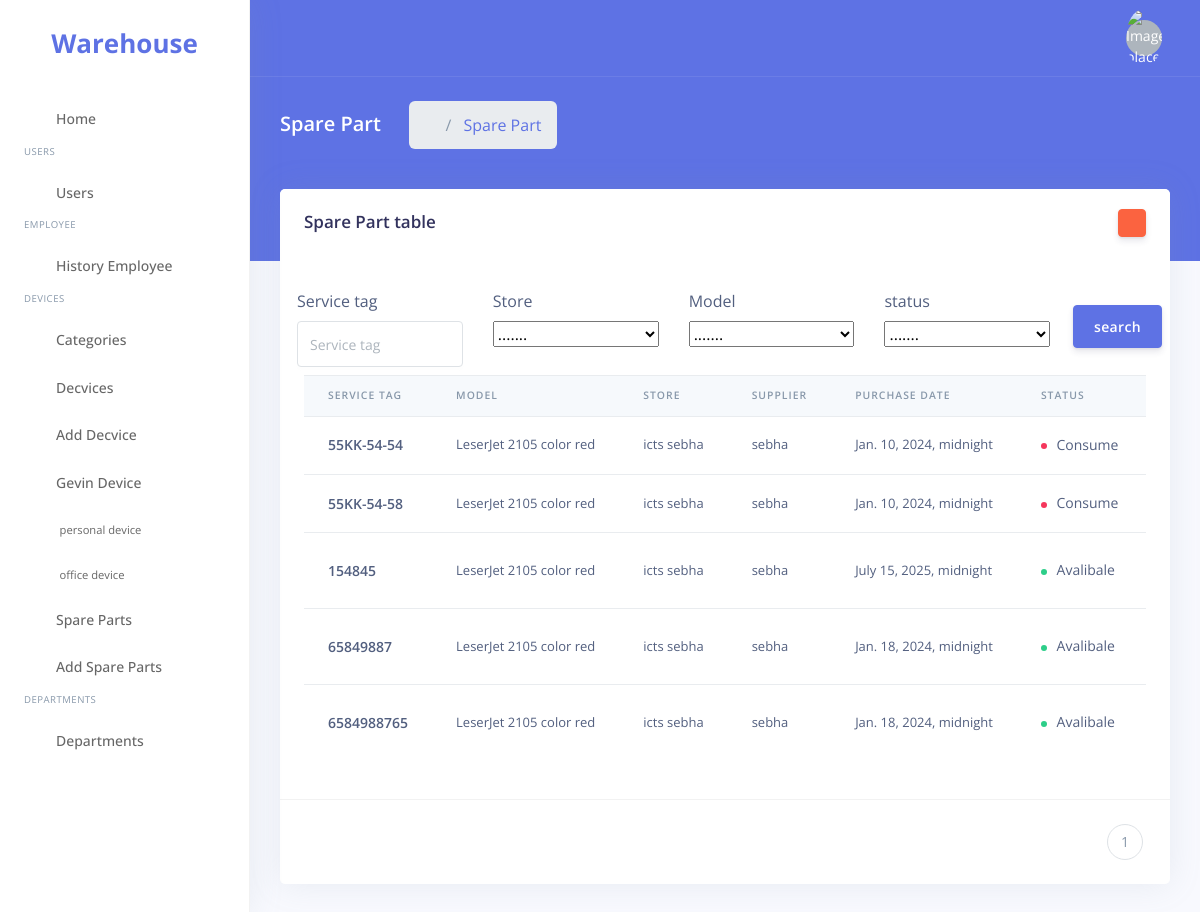
/item/spare-part/ (signed in), run on the app's committed database.
### Item/models.py (models this page shows, shortened)
class SparePart(models.Model):
    service_tag = models.CharField(max_length=150,unique=True,blank=True,null=True)
    descripe = models.TextField(blank=True,null=True)
    model = models.ForeignKey(ModelSparePart,related_name='spare_part', on_delete=models.CASCADE)
    device = models.OneToOneField(Device,null=True,blank=True,on_delete=models.CASCADE)
    status = models.BooleanField(default=True)
    store = models.ForeignKey(Store,related_name="spare_part", on_delete=models.CASCADE)
    supplier = models.CharField(max_length=50,null=True,blank=True)
    file = models.ForeignKey(DeviceFile,null=True,blank=True, on_delete=models.SET_NULL)
    Warranty_date = models.DateField(null=True,blank=True)
    created_by = models.ForeignKey(User, on_delete=models.CASCADE)
    purchase_date = models.DateTimeField(null=True,blank=True)
    created_at = models.DateTimeField(auto_now_add=True)
    modify_by = models.ForeignKey(User, related_name='modyfi_spare',null=True,blank=True,on_delete=models.CASCADE)
    modify_at = models.DateTimeField(auto_now=True)

class ModelSparePart(models.Model):
    id = models.UUIDField(primary_key=True, default=uuid.uuid4, editable=False)
    name = models.CharField(max_length=50,unique=True)
    created_at = models.DateTimeField(auto_now_add=True,blank=True,null=True)
    ubdate_at = models.DateTimeField(auto_now=True,blank=True,null=True)

class Store(models.Model):
    id = models.UUIDField(primary_key=True, default=uuid.uuid4, editable=False)
    name = models.CharField(max_length=50,unique=True)
    created_at = models.DateTimeField(auto_now_add=True,blank=True,null=True)
    ubdate_at = models.DateTimeField(auto_now=True,blank=True,null=True)

### Item/views.py (the view)
# urls.py: path('spare-part/',indexSpare,name="spare_parts.index"),
@login_required
@permission_required(['view_sparepart'])
def indexSpare(request):
    dev = SparePart.objects.all()
    if request.GET.get('model'):
        dev = dev.filter(model__id = request.GET.get('model'))
    if request.GET.get('status'):
        dev = dev.filter(status = request.GET.get('status'))
    if request.GET.get('service_tag'):
        dev = dev.filter(service_tag = request.GET.get('service_tag'))
    Spare_parts = Paginator(dev,10)
    page_number = request.GET.get('page')
    spare_parts = Spare_parts.get_page(page_number)
    model = ModelSparePart.objects.all()
    store = Store.objects.all()
    devices = Device.objects.all()
    return render(request,'spare_part/index.html',{
        'spare_parts':spare_parts,
        'range':range(1,spare_parts.paginator.num_pages+1),
        'model':model,
        'store':store,
        'devices':devices
        })

### Item/models.py (called while the page is built)
    def get_queryset(self):
        return QuerySet(self.model, using=self._db).exclude(deleted=True)

### templates/spare_part/index.html (shortened to what this page needs)
{% extends 'layouts/base.html' %}
{% block content %}
  <div class="header bg-primary pb-6">
    <div class="container-fluid">
      <div class="header-body">
        <div class="row align-items-center py-4">
          <div class="col-lg-6 col-7">
            <h6 class="h2 text-white d-inline-block mb-0">Spare Part</h6>
            <nav aria-label="breadcrumb" class="d-none d-md-inline-block ml-md-4">
              <ol class="breadcrumb breadcrumb-links breadcrumb-dark">
                <li class="breadcrumb-item">
                  <a href="#"><i class="fas fa-home"></i></a>
                </li>
                <li class="breadcrumb-item active">
                  <a href="#">Spare Part</a>
                </li>
              </ol>
            </nav>
          </div>
        </div>
      </div>
    </div>
  </div>
  <div class="container-fluid mt--6">
    <div class="row">
      <div class="col">
        <div class="card">
          <div class="card-header border-0 d-flex justify-content-between">
            <h3 class="mb-0">Spare Part table</h3>
            <a href="{% url 'item.index' %}" class="btn btn-warning btn-sm"><i class="fas fa-redo"></i></a>
          </div>
          <div class="card-body">
            <form action="" class="row">
              <div class="col-11 row p-2">
                <div class="col-md-3">
                  <label>Service tag</label>
                  <input type="text" name="service_tag" class="form-control" placeholder="Service tag" value="{{ request.GET.service_tag }}" />
                </div>
                <div class="col-md-3">
                  <label>Store</label>
                  <select name="catogry" id="catogry" class="w-100">
                    <option value="">.......</option>
                  </select>
                </div>
                <div class="col-md-3">
                  <label>Model</label>
                  <select name="model" class="w-100" id="model">
                    <option value="">.......</option>
                  </select>
                </div>
                <div class="col-md-3">
                  <label>status</label>
                  <select name="status" id="status" class="w-100">
                    <option value="">.......</option>
                  </select>
                </div>
              </div>
              <div class="col-1">
                <button class="btn btn-primary mt-4">search</button>
              </div>
            </form>
            <div style="overflow-x: scroll;min-height: 400px;">
              <table class="table align-items-center table-flush">
                <thead class="thead-light">
                  <tr>
                    <th scope="col" class="sort" data-sort="name">Service Tag</th>
                    <th scope="col" class="sort" data-sort="budget">Model</th>
                    <th scope="col" class="sort" data-sort="status">Store</th>
                    <th scope="col" class="sort" data-sort="completion">Supplier</th>
                    <th scope="col" class="sort" data-sort="completion">Purchase date</th>
                    <th scope="col" class="sort" data-sort="completion">status</th>
                  </tr>
                </thead>
                <tbody class="list">
                  {% for val in spare_parts %}
                    <tr>
                      <th scope="row">
                        <div class="media align-items-center">
                          <div class="media-body">
                            <span class="name mb-0 text-sm">{{ val.service_tag }}</span>
                          </div>
                        </div>
                      </th>
                      <td class="budget">{{ val.model.name }}</td>
                      <td class="budget">{{ val.store.name }}</td>
                      <td class="budget">{{ val.supplier }}</td>
                      <td class="budget">{{ val.purchase_date }}</td>
                      <td>
                        <span class="badge badge-dot mr-4">
                          {% if val.status == 1 %}
                            <i class="bg-success"></i> Avalibale
                          {% elif val.status == 0 %}
                            <i class="bg-danger"></i>
                             Consume
                          {% endif %}
                        </span>
                      </td>
                    </tr>
                  {% endfor %}
                </tbody>
              </table>
            </div>
          </div>
          <div class="card-footer py-4">
            <nav aria-label="...">
              <ul class="pagination justify-content-end mb-0">
                {% for i in range %}
                  <li class="page-item {% if i == spare_parts.number %}{% endif %}">
                    <a class="page-link"
                      href="{{ request.get_full_path }}page={{ i }}">
                      {{ i }}
                    </a>
                  </li>
                {% endfor %}
              </ul>
            </nav>
          </div>
        </div>
      </div>
    </div>
  </div>
{% endblock %}

### data on the page
SparePart: service_tag "55KK-54-54", model.name "LeserJet 2105 color red", store.name "icts sebha", supplier "sebha", purchase_date "Jan. 10, 2024, midnight", status False (drawn)
SparePart: service_tag "55KK-54-58", model.name "LeserJet 2105 color red", store.name "icts sebha", supplier "sebha", purchase_date "Jan. 10, 2024, midnight", status False (drawn)
SparePart: service_tag "154845", model.name "LeserJet 2105 color red", store.name "icts sebha", supplier "sebha", purchase_date "July 15, 2025, midnight", status True (drawn)
SparePart: service_tag "65849887", model.name "LeserJet 2105 color red", store.name "icts sebha", supplier "sebha", purchase_date "Jan. 18, 2024, midnight", status True (drawn)
SparePart: service_tag "6584988765", model.name "LeserJet 2105 color red", store.name "icts sebha", supplier "sebha", purchase_date "Jan. 18, 2024, midnight", status True (drawn)

### other printed values
{{ i }} "1"
